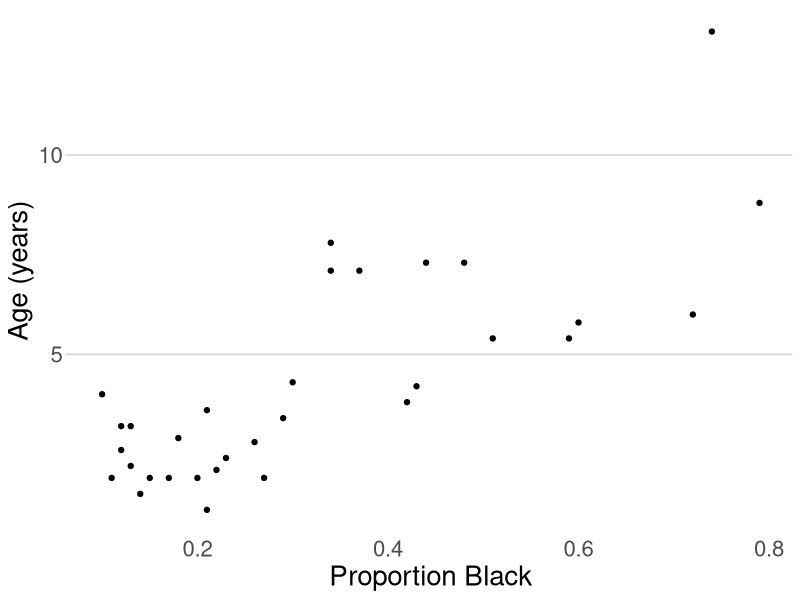
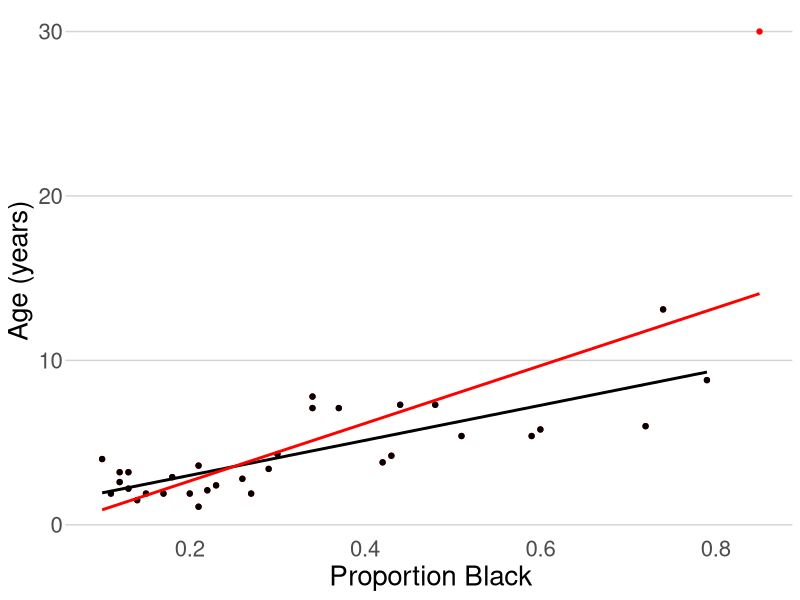
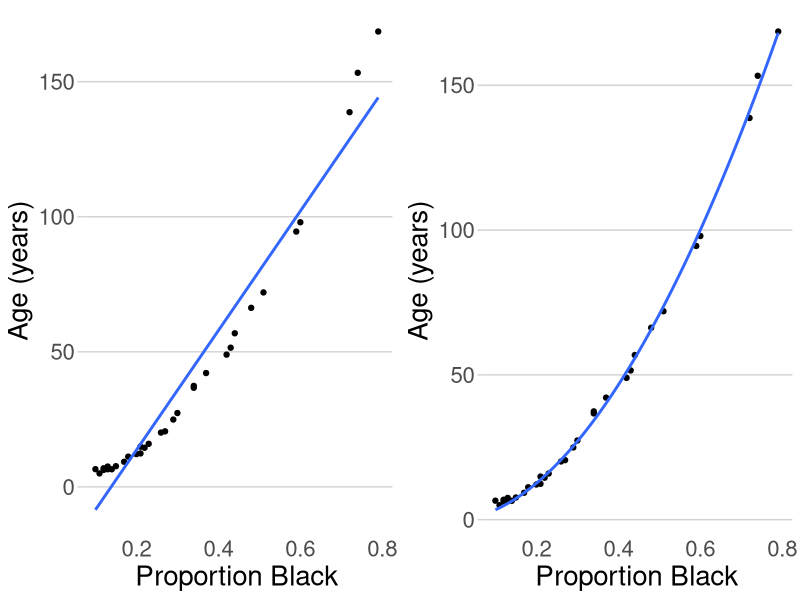
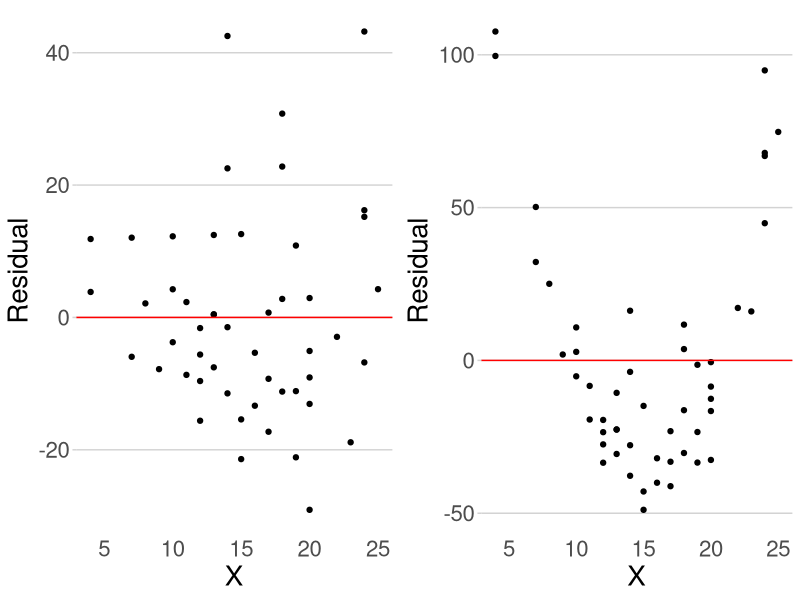
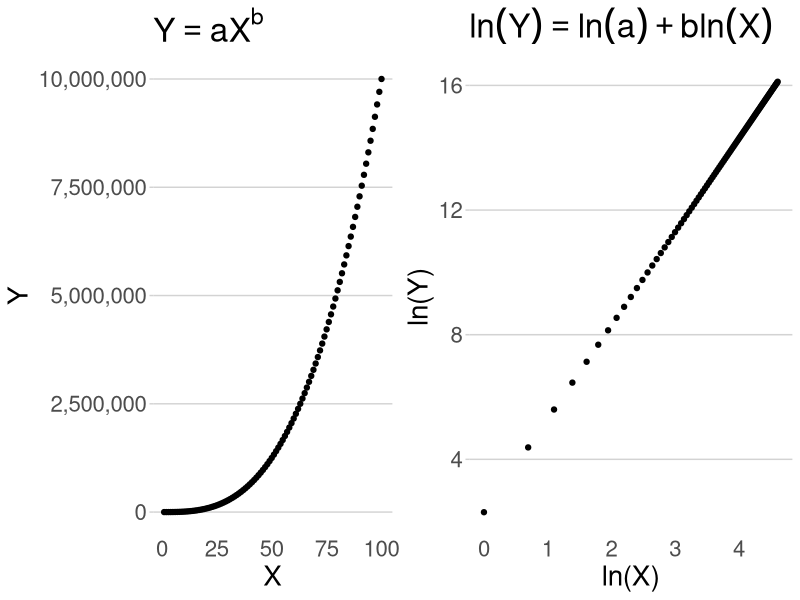
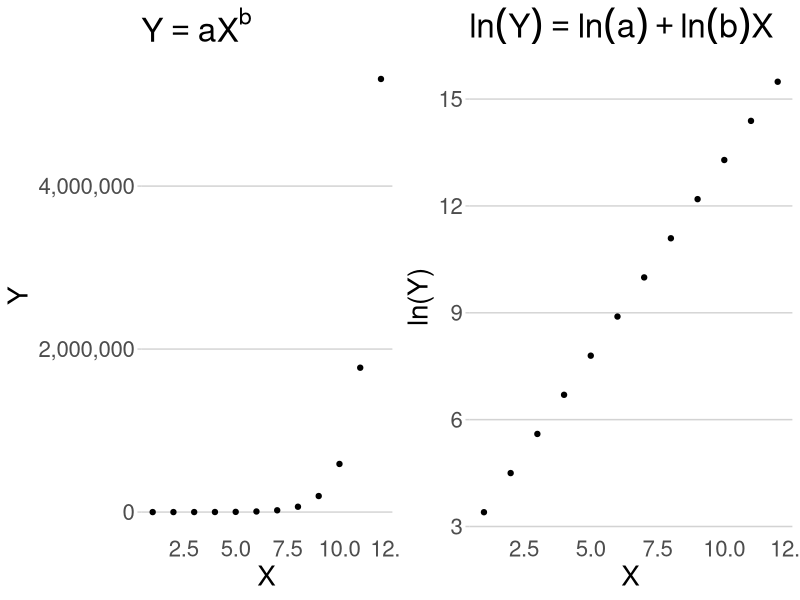

Here is the R script that generated these plots, in order:
# CHAPTER 17

dat <- data.frame(black_prop = c(0.21, 0.14, 0.11, 0.13, 0.12, 0.13, 0.12, 0.18, 
                                 0.23, 0.22, 0.20, 0.17, 0.15, 0.27, 0.26, 0.21, 
                                 0.30, 0.42, 0.43, 0.59, 0.60, 0.72, 0.29, 0.10, 
                                 0.48, 0.44, 0.34, 0.37, 0.34, 0.74, 0.79, 0.51),
                  age = c(1.1, 1.5, 1.9, 2.2, 2.6, 3.2, 3.2, 2.9, 2.4, 2.1, 1.9, 
                          1.9, 1.9, 1.9, 2.8, 3.6, 4.3, 3.8, 4.2, 5.4, 5.8, 6.0, 
                          3.4, 4.0, 7.3, 7.3, 7.8, 7.1, 7.1, 13.1, 8.8, 5.4))

library(ggplot2)

ggplot(dat, aes(x = black_prop, y = age)) + 
    geom_point() + 
    xlab("Proportion Black") +
    ylab("Age (years)") + 
    theme(panel.background = element_blank(), 
          panel.grid.major.y = element_line(color = "light gray"),
          panel.grid.major.x = element_blank(),
          axis.ticks.x = element_blank(),
          axis.ticks.y = element_line(color = "light gray"),
          text = element_text(size = 20), 
          legend.position = "none",
          strip.background = element_blank(), 
          legend.title = element_blank()) 


dat <- data.frame(black_prop = c(0.21, 0.14, 0.11, 0.13, 0.12, 0.13, 0.12, 0.18, 
                                 0.23, 0.22, 0.20, 0.17, 0.15, 0.27, 0.26, 0.21, 
                                 0.30, 0.42, 0.43, 0.59, 0.60, 0.72, 0.29, 0.10, 
                                 0.48, 0.44, 0.34, 0.37, 0.34, 0.74, 0.79, 0.51),
                  age = c(1.1, 1.5, 1.9, 2.2, 2.6, 3.2, 3.2, 2.9, 2.4, 2.1, 1.9, 
                          1.9, 1.9, 1.9, 2.8, 3.6, 4.3, 3.8, 4.2, 5.4, 5.8, 6.0, 
                          3.4, 4.0, 7.3, 7.3, 7.8, 7.1, 7.1, 13.1, 8.8, 5.4))

dat1 <- dat
dat1$source = "original"

outlier <- data.frame(black_prop = 0.85,
                      age = 30)
dat2 <- rbind(dat, outlier)
dat2$source = "outlier"

dat <- rbind(dat2, dat1)

ggplot(dat, aes(x = black_prop, y = age, group = source, color = source)) + 
    geom_point() + 
    geom_smooth(method = "lm", formula = y ~ x, se = FALSE) +
    scale_color_manual(values = c("black", "red")) + 
    xlab("Proportion Black") +
    ylab("Age (years)") + 
    theme(panel.background = element_blank(), 
          panel.grid.major.y = element_line(color = "light gray"),
          panel.grid.major.x = element_blank(),
          axis.ticks.x = element_blank(),
          axis.ticks.y = element_line(color = "light gray"),
          text = element_text(size = 20), 
          legend.position = "none",
          strip.background = element_blank(), 
          legend.title = element_blank()) 


dat <- data.frame(black_prop = c(0.21, 0.14, 0.11, 0.13, 0.12, 0.13, 0.12, 0.18, 
                                 0.23, 0.22, 0.20, 0.17, 0.15, 0.27, 0.26, 0.21, 
                                 0.30, 0.42, 0.43, 0.59, 0.60, 0.72, 0.29, 0.10, 
                                 0.48, 0.44, 0.34, 0.37, 0.34, 0.74, 0.79, 0.51),
                  age = c(1.1, 1.5, 1.9, 2.2, 2.6, 3.2, 3.2, 2.9, 2.4, 2.1, 1.9, 
                          1.9, 1.9, 1.9, 2.8, 3.6, 4.3, 3.8, 4.2, 5.4, 5.8, 6.0, 
                          3.4, 4.0, 7.3, 7.3, 7.8, 7.1, 7.1, 13.1, 8.8, 5.4))

dat$age <- dat$age + (16 * dat$black_prop) ^ 2

linear <- ggplot(dat, aes(x = black_prop, y = age)) + 
    geom_point() + 
    geom_smooth(method = "lm", formula = y ~ x, se = FALSE) +
    xlab("Proportion Black") +
    ylab("Age (years)") + 
    theme(panel.background = element_blank(), 
          panel.grid.major.y = element_line(color = "light gray"),
          panel.grid.major.x = element_blank(),
          axis.ticks.x = element_blank(),
          axis.ticks.y = element_line(color = "light gray"),
          text = element_text(size = 20), 
          legend.position = "none",
          strip.background = element_blank(), 
          legend.title = element_blank()) 

nonlinear <- ggplot(dat, aes(x = black_prop, y = age)) + 
    geom_point() + 
    geom_smooth(method = "nls",
                formula = y ~ a*x^b,
                method.args = list(start = list(a = 1, b = 1)),
                se = FALSE) +
    xlab("Proportion Black") +
    ylab("Age (years)") + 
    theme(panel.background = element_blank(), 
          panel.grid.major.y = element_line(color = "light gray"),
          panel.grid.major.x = element_blank(),
          axis.ticks.x = element_blank(),
          axis.ticks.y = element_line(color = "light gray"),
          text = element_text(size = 20), 
          legend.position = "none",
          strip.background = element_blank(), 
          legend.title = element_blank()) 

gridExtra::grid.arrange(linear, nonlinear, nrow = 1)


data("cars")

linear_model <- glm(formula = dist ~ speed, data = cars)

plot_dat <- data.frame(y = linear_model$residuals,
                          x = cars$speed)

lin <- ggplot(plot_dat, aes(y = y, x = x)) + 
    geom_point() + 
    geom_hline(yintercept = 0, color = "red") +
    theme(panel.background = element_blank(), 
          panel.grid.major.y = element_line(color = "light gray"),
          panel.grid.major.x = element_blank(),
          axis.ticks.x = element_blank(),
          axis.ticks.y = element_line(color = "light gray"),
          text = element_text(size = 20), 
          legend.position = "none",
          strip.background = element_blank(), 
          legend.title = element_blank()) +
    xlab("X") +
    ylab("Residual")



cars$dist <- cars$dist + cars$speed^2

non_linear_model <- glm(formula = dist ~ speed, data = cars)

plot_dat <- data.frame(y = non_linear_model$residuals,
                          x = cars$speed)

nonlin <- ggplot(plot_dat, aes(y = y, x = x)) + 
    geom_point() + 
    geom_hline(yintercept = 0, color = "red") +
    theme(panel.background = element_blank(), 
          panel.grid.major.y = element_line(color = "light gray"),
          panel.grid.major.x = element_blank(),
          axis.ticks.x = element_blank(),
          axis.ticks.y = element_line(color = "light gray"),
          text = element_text(size = 20), 
          legend.position = "none",
          strip.background = element_blank(), 
          legend.title = element_blank())  +
    xlab("X") +
    ylab("Residual")

gridExtra::grid.arrange(lin, nonlin, nrow = 1)

plot_dat <- data.frame(x = 1:100)
plot_dat$y = 10 * plot_dat$x ^ 3

library(scales)

nonlin <- ggplot(plot_dat, aes(y = y, x = x)) + 
    geom_point() + 
    scale_y_continuous(labels = comma_format()) + 
    theme(panel.background = element_blank(), 
          panel.grid.major.y = element_line(color = "light gray"),
          panel.grid.major.x = element_blank(),
          axis.ticks.x = element_blank(),
          axis.ticks.y = element_line(color = "light gray"),
          text = element_text(size = 20), 
          legend.position = "none",
          strip.background = element_blank(), 
          legend.title = element_blank())  +
    xlab("X") +
    ylab("Y") + 
    ggtitle(expression(Y == aX^b))

plot_dat$y_trans <- log(plot_dat$y)
plot_dat$x_trans <- log(plot_dat$x)

lin <- ggplot(plot_dat, aes(y = y_trans, x = x_trans)) + 
    geom_point() + 
    scale_y_continuous(labels = comma_format()) + 
    theme(panel.background = element_blank(), 
          panel.grid.major.y = element_line(color = "light gray"),
          panel.grid.major.x = element_blank(),
          axis.ticks.x = element_blank(),
          axis.ticks.y = element_line(color = "light gray"),
          text = element_text(size = 20), 
          legend.position = "none",
          strip.background = element_blank(), 
          legend.title = element_blank())  +
    xlab("ln(X)") +
    ylab("ln(Y)") + 
    ggtitle(expression(ln(Y) == ln(a) + b*ln(X)))

gridExtra::grid.arrange(nonlin, lin, nrow = 1)


plot_dat <- data.frame(x = 1:12)
plot_dat$y = 10 * 3 ^ plot_dat$x

library(ggplot2)
library(scales)

nonlin <- ggplot(plot_dat, aes(y = y, x = x)) + 
    geom_point() + 
    scale_y_continuous(labels = comma_format()) + 
    theme(panel.background = element_blank(), 
          panel.grid.major.y = element_line(color = "light gray"),
          panel.grid.major.x = element_blank(),
          axis.ticks.x = element_blank(),
          axis.ticks.y = element_line(color = "light gray"),
          text = element_text(size = 20), 
          legend.position = "none",
          strip.background = element_blank(), 
          legend.title = element_blank())  +
    xlab("X") +
    ylab("Y") + 
    ggtitle(expression(Y == aX^b))

plot_dat$y_trans <- log(plot_dat$y)
plot_dat$x_trans <- log(plot_dat$x)

lin <- ggplot(plot_dat, aes(y = y_trans, x = x)) + 
    geom_point() + 
    scale_y_continuous(labels = comma_format()) + 
    theme(panel.background = element_blank(), 
          panel.grid.major.y = element_line(color = "light gray"),
          panel.grid.major.x = element_blank(),
          axis.ticks.x = element_blank(),
          axis.ticks.y = element_line(color = "light gray"),
          text = element_text(size = 20), 
          legend.position = "none",
          strip.background = element_blank(), 
          legend.title = element_blank())  +
    xlab("X") +
    ylab("ln(Y)") + 
    ggtitle(expression(ln(Y) == ln(a) + ln(b)*X))

gridExtra::grid.arrange(nonlin, lin, nrow = 1)
